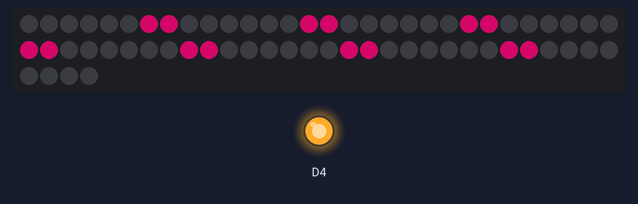
Bench run of a sketch on a simulated ESP8266 (NodeMCU). On the bench: 64 RGB LEDs in strip order, left to right, continuing on the next row, output pins drawn as LEDs (lit = HIGH). Dim RGB values are drawn brighter than linear; WiFi joins after 1.5 s; servers stay silent unless stated; what the sketch prints to the serial monitor is not drawn.

Above: at 2.01 s.
At 7.35 s:
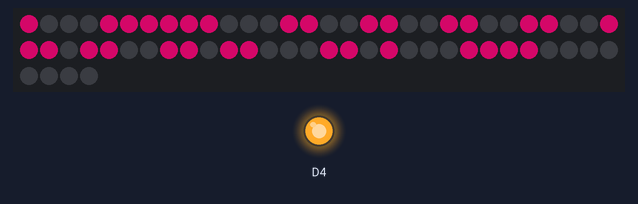
At 12.6 s:
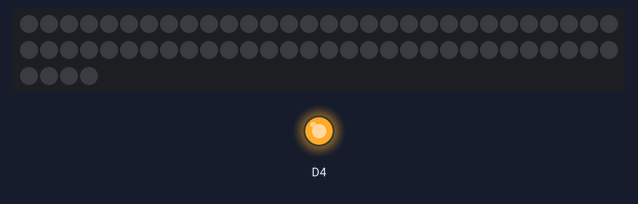
At 18.84 s:
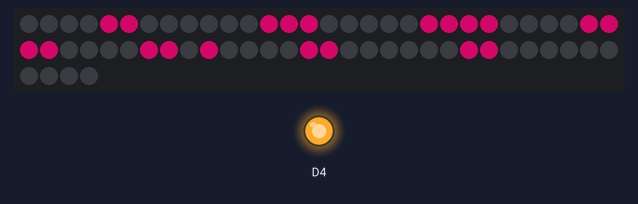
Timing chart, 0 to 20.3 s (numbered marks = the images above):
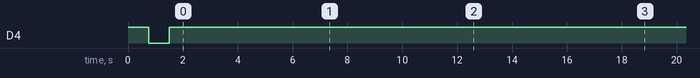

Measured:
- by itself, everything shown: repeats every 16.4 s, in 70 steps

The sketch:

Toilet_Lights.ino
```cpp
/*
 * Toilet_Lights.ino
 * Example showing 8x8 NeoPixel matrix display
 *
 * This sketch uses the ESP8266WiFi library
 */

#include <FS.h>
#include <ESP8266WiFi.h>
#include <ArduinoOTA.h>
#include <ArduinoJson.h>
#include <Adafruit_NeoPixel.h>
#include <Ticker.h>

#define PIN D8

struct RGB {
  int8_t r;
  int8_t g;
  int8_t b;
};

struct IMAGE {
  uint64_t image;
  RGB color;
};

Adafruit_NeoPixel pixels = Adafruit_NeoPixel(64, PIN, NEO_GRB + NEO_KHZ800);

WiFiClient wifiClient;

const char *AP_SSID = "tbd.";
const char *AP_PASS = "tbd.";

Ticker ticker;
boolean tickState = LOW;

void tick() {
  digitalWrite(BUILTIN_LED, tickState);
  tickState = (tickState == LOW) ? HIGH : LOW;
}

// flag for saving data
bool shouldSaveConfig = false;

void setup() {
  pinMode(BUILTIN_LED, OUTPUT);     // Initialize the BUILTIN_LED pin as an output
  digitalWrite(BUILTIN_LED, HIGH);

  Serial.begin(115200);

  pixels.begin(); // This initializes the NeoPixel library.

  ticker.attach(0.75, tick);

  Serial.print("MAC address: ");
  Serial.println(WiFi.macAddress());

  Serial.print("Connecting to WiFi...");
  // begin WiFi joining with provided Access Point name and password
  WiFi.mode(WIFI_STA);
  WiFi.begin(AP_SSID, AP_PASS);

  while (WiFi.status() != WL_CONNECTED) {
    delay(500);
    Serial.print(".");
  }

  // if you get here you have connected to the WiFi
  Serial.println("connected...yeey :)");

  Serial.print("IP number assigned by DHCP is ");
  Serial.println(WiFi.localIP());

  Serial.println("\r\n");
  Serial.print("Chip ID: 0x");
  Serial.println(ESP.getChipId(), HEX);

  // set hostname
  String hostname("ESP8266-OTA-");
  hostname += String(ESP.getChipId(), HEX);
  WiFi.hostname(hostname);

  // starting OTA
  ArduinoOTA.setHostname((const char *) hostname.c_str());
  ArduinoOTA.begin();
  Serial.println("OTA started...");

  ticker.detach();
}

const uint64_t IMAGES_DIGITIS[] = {
  0x003f0c0c0c0c0e0c, 0x003f33061c30331e, 0x001e33301c30331e, 0x0078307f33363c38, 0x001e3330301f033f, 0x001e33331f03061c, 0x000c0c0c1830333f, 0x001e33331e33331e,
  0x000e18303e33331e, 0x003e676f7b73633e
};

const uint64_t IMAGES_LETTERS[] = {
  0x0033333f33331e0c, 0x003f66663e66663f, 0x003c66030303663c, 0x001f36666666361f, 0x007f46161e16467f, 0x000f06161e16467f, 0x007c66730303663c, 0x003333333f333333,
  0x001e0c0c0c0c0c1e, 0x001e333330303078, 0x006766361e366667, 0x007f66460606060f, 0x0063636b7f7f7763, 0x006363737b6f6763, 0x001c36636363361c, 0x000f06063e66663f,
  0x00381e3b3333331e, 0x006766363e66663f, 0x001e33380e07331e, 0x001e0c0c0c0c2d3f, 0x003f333333333333, 0x000c1e3333333333, 0x0063777f6b636363, 0x0063361c1c366363,
  0x001e0c0c1e333333, 0x007f664c1831637f, 0x0000000000000000, 0x006e333e301e0000, 0x003b66663e060607, 0x001e3303331e0000, 0x006e33333e303038, 0x001e033f331e0000,
  0x000f06060f06361c, 0x1f303e33336e0000, 0x006766666e360607, 0x001e0c0c0c0e000c, 0x1e33333030300030, 0x0067361e36660607, 0x001e0c0c0c0c0c0e, 0x00636b7f7f330000,
  0x00333333331f0000, 0x001e3333331e0000, 0x0f063e66663b0000, 0x78303e33336e0000, 0x000f06666e3b0000, 0x001f301e033e0000, 0x00182c0c0c3e0c08, 0x006e333333330000,
  0x000c1e3333330000, 0x00367f7f6b630000, 0x0063361c36630000, 0x1f303e3333330000, 0x003f260c193f0000
};

const uint64_t IMAGES_SIGNS[] = {
  0x00000c0c3f0c0c00, 0x000000003f000000, 0x0000663cff3c6600, 0x000103060c183060, 0x0063660c18336300, 0x00003f00003f0000, 0x0000000000003b6e, 0x0000000063361c08,
  0x00180c0603060c18, 0x00060c1830180c06, 0x00180c0606060c18, 0x00060c1818180c06, 0x001e06060606061e, 0x001e18181818181e, 0x00380c0c070c0c38, 0x00070c0c380c0c07,
  0x000c0c0000000000, 0x000c0c00000c0c00, 0x060c0c00000c0c00, 0x060c0c0000000000, 0x00180018183c3c18, 0x000c000c1830331e, 0x001e037b7b7b633e, 0x006e333b6e1c361c,
  0x000c1f301e033e0c, 0x0036367f367f3636, 0x00406030180c0603, 0x0000000000180c0c, 0x0000000000030606
};

const uint64_t IMAGES_OTHERS[] = {
  0x18187e03037e1818, 0x003f67060f26361c, 0x0c0c3f0c3f1e3333, 0x1e331c36361cc67c, 0x3c4299858599423c, 0x0000cc663366cc00, 0x3c42a59da59d423c, 0x007e0018187e1818,
  0x000000001c36361c, 0x000000001c080c08, 0x0000003c0c18301c, 0x0000001c3018301c, 0x03063e6666660000, 0x00d8d8d8dedbdbfe, 0x00003366cc663300, 0x03f3f6ecbd3363c3,
  0xf03366cc7b3363c3, 0x80e6acdbb463c403, 0x001e3303060c000c, 0x00637f63361c0007, 0x00637f63361c0070, 0x00637f633e00361c, 0x00637f633e003b6e, 0x0063637f63361c63,
  0x00333f331e000c0c, 0x007333337f33367c, 0x1e30181e3303331e, 0x003f061e063f0007, 0x003f061e063f0038, 0x003f061e063f120c, 0x003f061e063f0036, 0x001e0c0c0c1e0007,
  0x001e0c0c0c1e0038, 0x001e0c0c1e00120c, 0x001e0c0c0c1e0033, 0x003f66666f6f663f, 0x00333b3f3733003f, 0x00183c663c18000e, 0x00183c663c180070, 0x00183c663c18663c,
  0x003e63633e003b6e, 0x00183c66663c18c3, 0x0000361c081c3600, 0x001d366f7b73365c, 0x003c66666666000e, 0x003c666666660070, 0x003c66666600663c, 0x001e333333330033,
  0x0018183c66660070, 0x0f063e66663e060f, 0x03031f331f331e00, 0x007e333e301e0007, 0x007e333e301e0038, 0x00fc667c603cc37e, 0x007e333e301e3b6e, 0x007e333e301e0033,
  0x007e333e301e0c0c, 0x00fe33fe30fe0000, 0x1c301e03031e0000, 0x001e033f331e0007, 0x001e033f331e0038, 0x003c067e663cc37e, 0x001e033f331e0033, 0x001e0c0c0c0e0007,
  0x001e0c0c0c0e001c, 0x003c1818181c633e, 0x001e0c0c0c0e0033, 0x001e333e301b0e1b, 0x003333331f001f00, 0x001e33331e000700, 0x001e33331e003800, 0x001e33331e00331e,
  0x001e33331e003b6e, 0x001e33331e003300, 0x063c6e7e763c6000, 0x007e333333000700, 0x007e333333003800, 0x007e33333300331e, 0x007e333333003300, 0x1f303e3333003800,
  0x00063e663e060000, 0x1f303e3333003300
};

const uint64_t IMAGE_HEART = 0x00183c7effffff66;

const uint64_t IMAGES_TEXT[] = {
  0x00, IMAGES_LETTERS[12], IMAGES_OTHERS[23], IMAGES_LETTERS[3], IMAGES_LETTERS[4], IMAGES_LETTERS[11], IMAGES_LETTERS[18], 0x00, IMAGE_HEART, 0x00, 0x00
};

const IMAGE IMAGE_TICKER[] = {
  {0x00, {0x00, 0x00, 0x00}},
  {IMAGES_LETTERS[12], {0xff, 0x08, 0x7f}},
  {IMAGES_OTHERS[23], {0xff, 0x08, 0x7f}},
  {IMAGES_LETTERS[3], {0xff, 0x08, 0x7f}},
  {IMAGES_LETTERS[4], {0xff, 0x08, 0x7f}},
  {IMAGES_LETTERS[11], {0xff, 0x08, 0x7f}},
  {IMAGES_LETTERS[18], {0xff, 0x08, 0x7f}},
  {0x00, {0x00, 0x00, 0x00}},
  {IMAGE_HEART, {0xff, 0x00, 0x00}},
  {0x00, {0x00, 0x00, 0x00}},
  {0x00, {0x00, 0x00, 0x00}}
};

unsigned long statusTime = 0;

void showImage(IMAGE image, int8_t offset) {
  for (uint8_t y = 0; y < 8; y++) {
    unsigned long row = image.image >> y * 8 & 0xff;
    for (uint8_t x = 0; x < 8; x++) {
      uint64_t pixel = row >> x & 0x01;
      if (x - offset >= 0 && x - offset < 8) {
        pixels.setPixelColor(y * 8 + x - offset, pixel * image.color.r, pixel * image.color.g, pixel * image.color.b);
      }
    }
  }
}

void loop() {
  for (uint8_t i = 0; i < (sizeof(IMAGE_TICKER) / sizeof(IMAGE) - 1) * 8; i++) {
    IMAGE image1 = IMAGE_TICKER[i / 8];
    IMAGE image2 = IMAGE_TICKER[i / 8 + 1];
    int8_t offset = i % 8;

    showImage(image1, offset);
    showImage(image2, -(8 - offset));
    pixels.setBrightness(0x80);
    pixels.show();

    for (uint8_t y = 0; y < 20; y++) {
      // handle OTA server.
      ArduinoOTA.handle();
      yield();

      delay(10);
    }
  }
}
```
